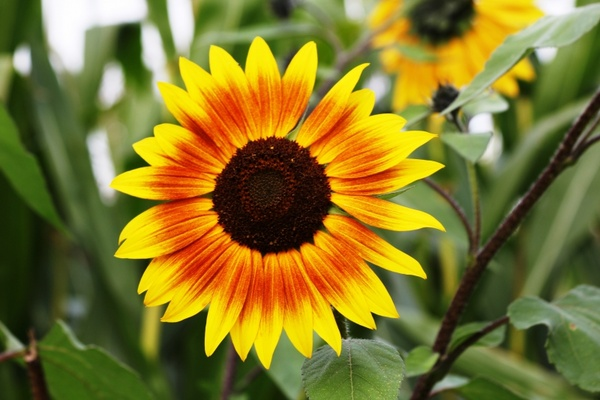
#> input picture download.jpg, 600 x 400 px
$ python adjust_image.py
#> lines starting #> are read from the running program, lines starting #| are printed output that depends on the picture
from PIL import Image, ImageEnhance

def adjust_brightness_contrast(input_path, output_path, brightness_factor, contrast_factor):
#> called with input_path = 'download.jpg', output_path = 'image_increase.jpg', brightness_factor = 1.5, contrast_factor = 1.5
    image = Image.open(input_path)
#> image is the input picture: PIL image 600x400 RGB; mean R, G, B 129, 117.9, 43

    # Adjust brightness
    enhancer = ImageEnhance.Brightness(image)
    brightened_image = enhancer.enhance(brightness_factor)
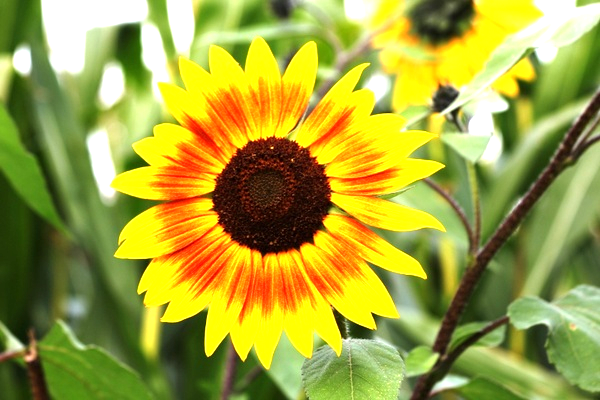
#> brightened_image: PIL image 600x400 RGB; mean R, G, B 162.4, 163, 60.6

    # Adjust contrast
    enhancer = ImageEnhance.Contrast(brightened_image)
    adjusted_image = enhancer.enhance(contrast_factor)
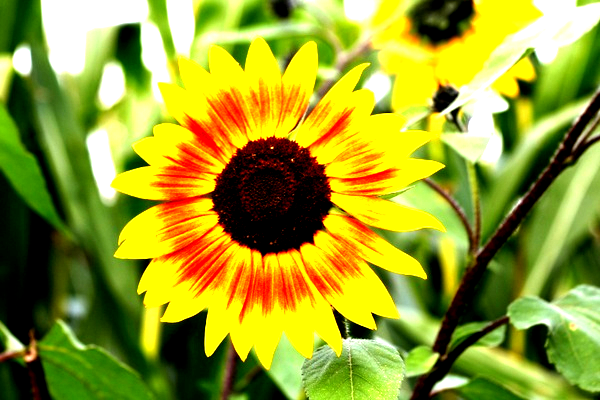
#> adjusted_image: PIL image 600x400 RGB; mean R, G, B 151.8, 158, 42

    adjusted_image.save(output_path)

    image.close()

    print(f"Image adjusted successfully and saved to {output_path}")

# Set the factors for adjusting
brightness_increase_factor = 1.5
contrast_increase_factor = 1.5

brightness_decrease_factor = 0.7
contrast_decrease_factor = 0.7

# Adjust brightness and contrast
adjust_brightness_contrast('download.jpg','image_increase.jpg', brightness_increase_factor, contrast_increase_factor)
adjust_brightness_contrast('download.jpg','image_decrease.jpg', brightness_decrease_factor, contrast_decrease_factor)
#> call 2 of adjust_brightness_contrast, with input_path = 'download.jpg', output_path = 'image_decrease.jpg', brightness_factor = 0.7, contrast_factor = 0.7
#> in adjust_brightness_contrast (call 2), `brightened_image = enhancer.enhance(brightness_factor)`:
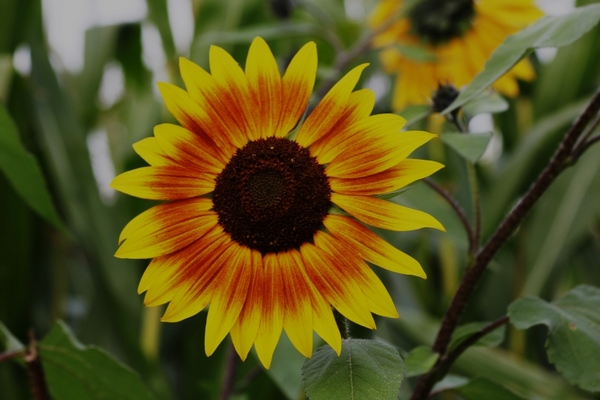
#> brightened_image: PIL image 600x400 RGB; mean R, G, B 89.9, 82.1, 29.7
#> in adjust_brightness_contrast (call 2), `adjusted_image = enhancer.enhance(contrast_factor)`:
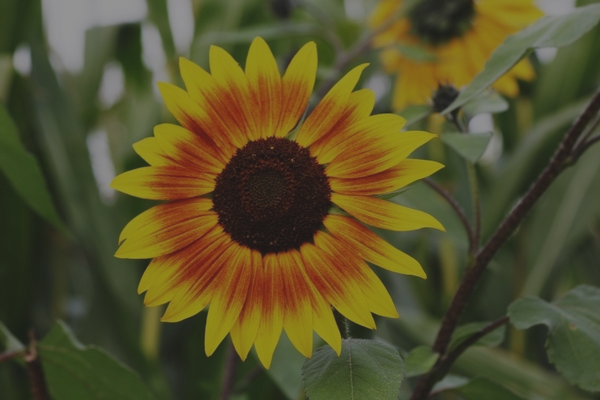
#> adjusted_image: PIL image 600x400 RGB; mean R, G, B 85.9, 80.4, 43.8

$ run again, with transformed_flipped_horizontal.jpg copied over download.jpg
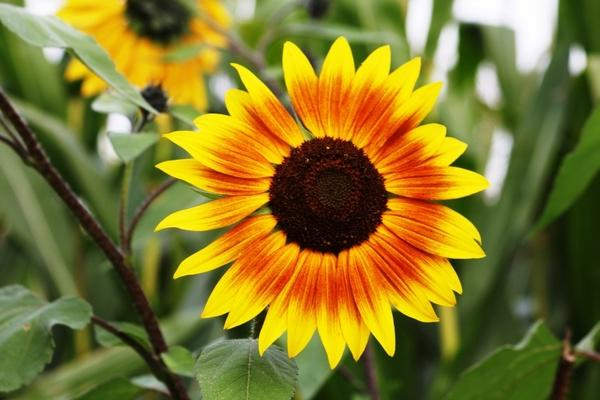
#> input picture transformed_flipped_horizontal.jpg, 600 x 400 px
#> in adjust_brightness_contrast, image is the input picture: PIL image 600x400 RGB; mean R, G, B 128.9, 117.9, 43.7
#> in adjust_brightness_contrast (call 2), `brightened_image = enhancer.enhance(brightness_factor)`:
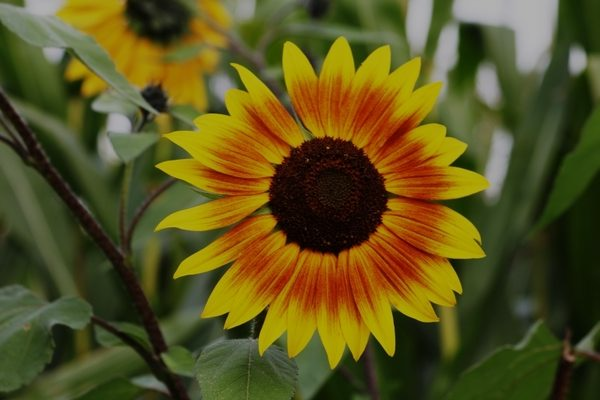
#> brightened_image: PIL image 600x400 RGB; mean R, G, B 89.8, 82.1, 30.2
#> in adjust_brightness_contrast (call 2), `adjusted_image = enhancer.enhance(contrast_factor)`:
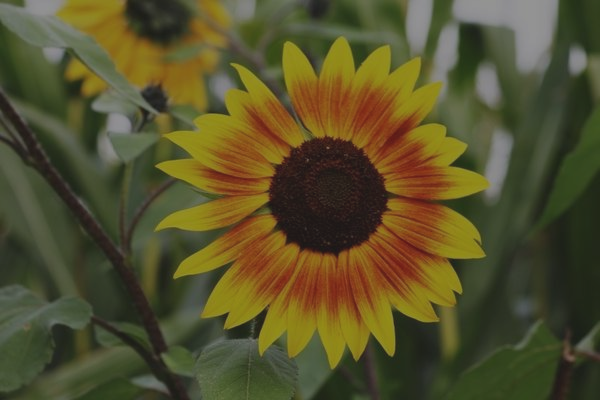
#> adjusted_image: PIL image 600x400 RGB; mean R, G, B 85.8, 80.4, 44.1

$ run again, with transformed_flipped_vertical.jpg copied over download.jpg
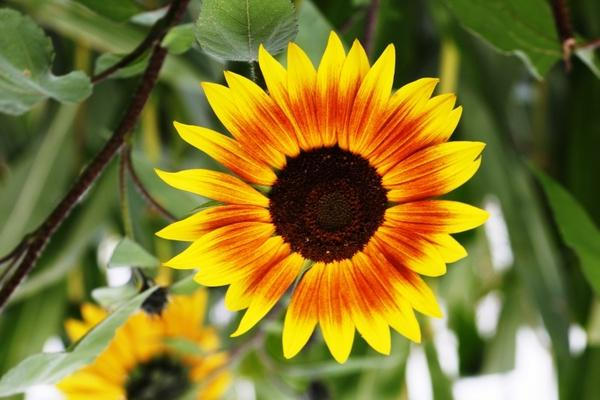
#> input picture transformed_flipped_vertical.jpg, 600 x 400 px
#> in adjust_brightness_contrast, image is the input picture: PIL image 600x400 RGB; mean R, G, B 128.9, 117.9, 43.7
#> in adjust_brightness_contrast (call 2), `brightened_image = enhancer.enhance(brightness_factor)`:
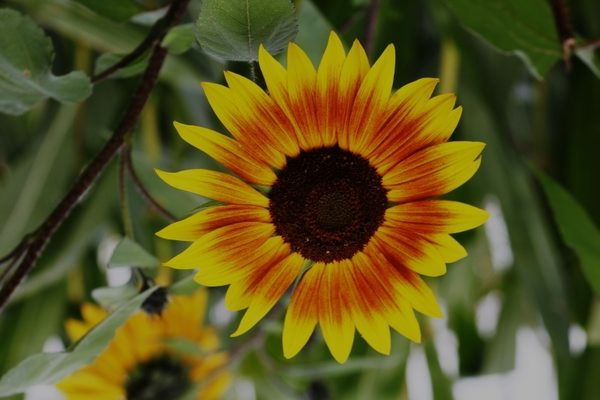
#> brightened_image: PIL image 600x400 RGB; mean R, G, B 89.8, 82.1, 30.2
#> in adjust_brightness_contrast (call 2), `adjusted_image = enhancer.enhance(contrast_factor)`:
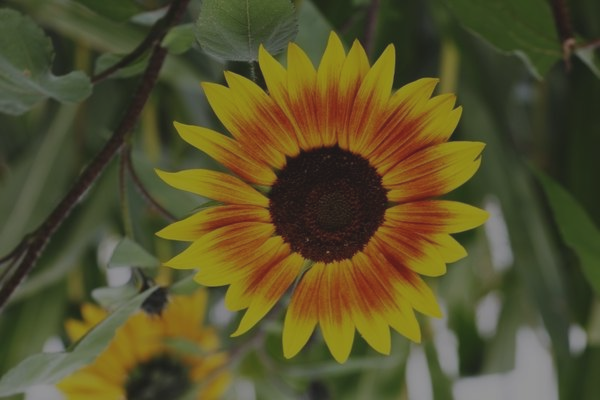
#> adjusted_image: PIL image 600x400 RGB; mean R, G, B 85.8, 80.4, 44.1
